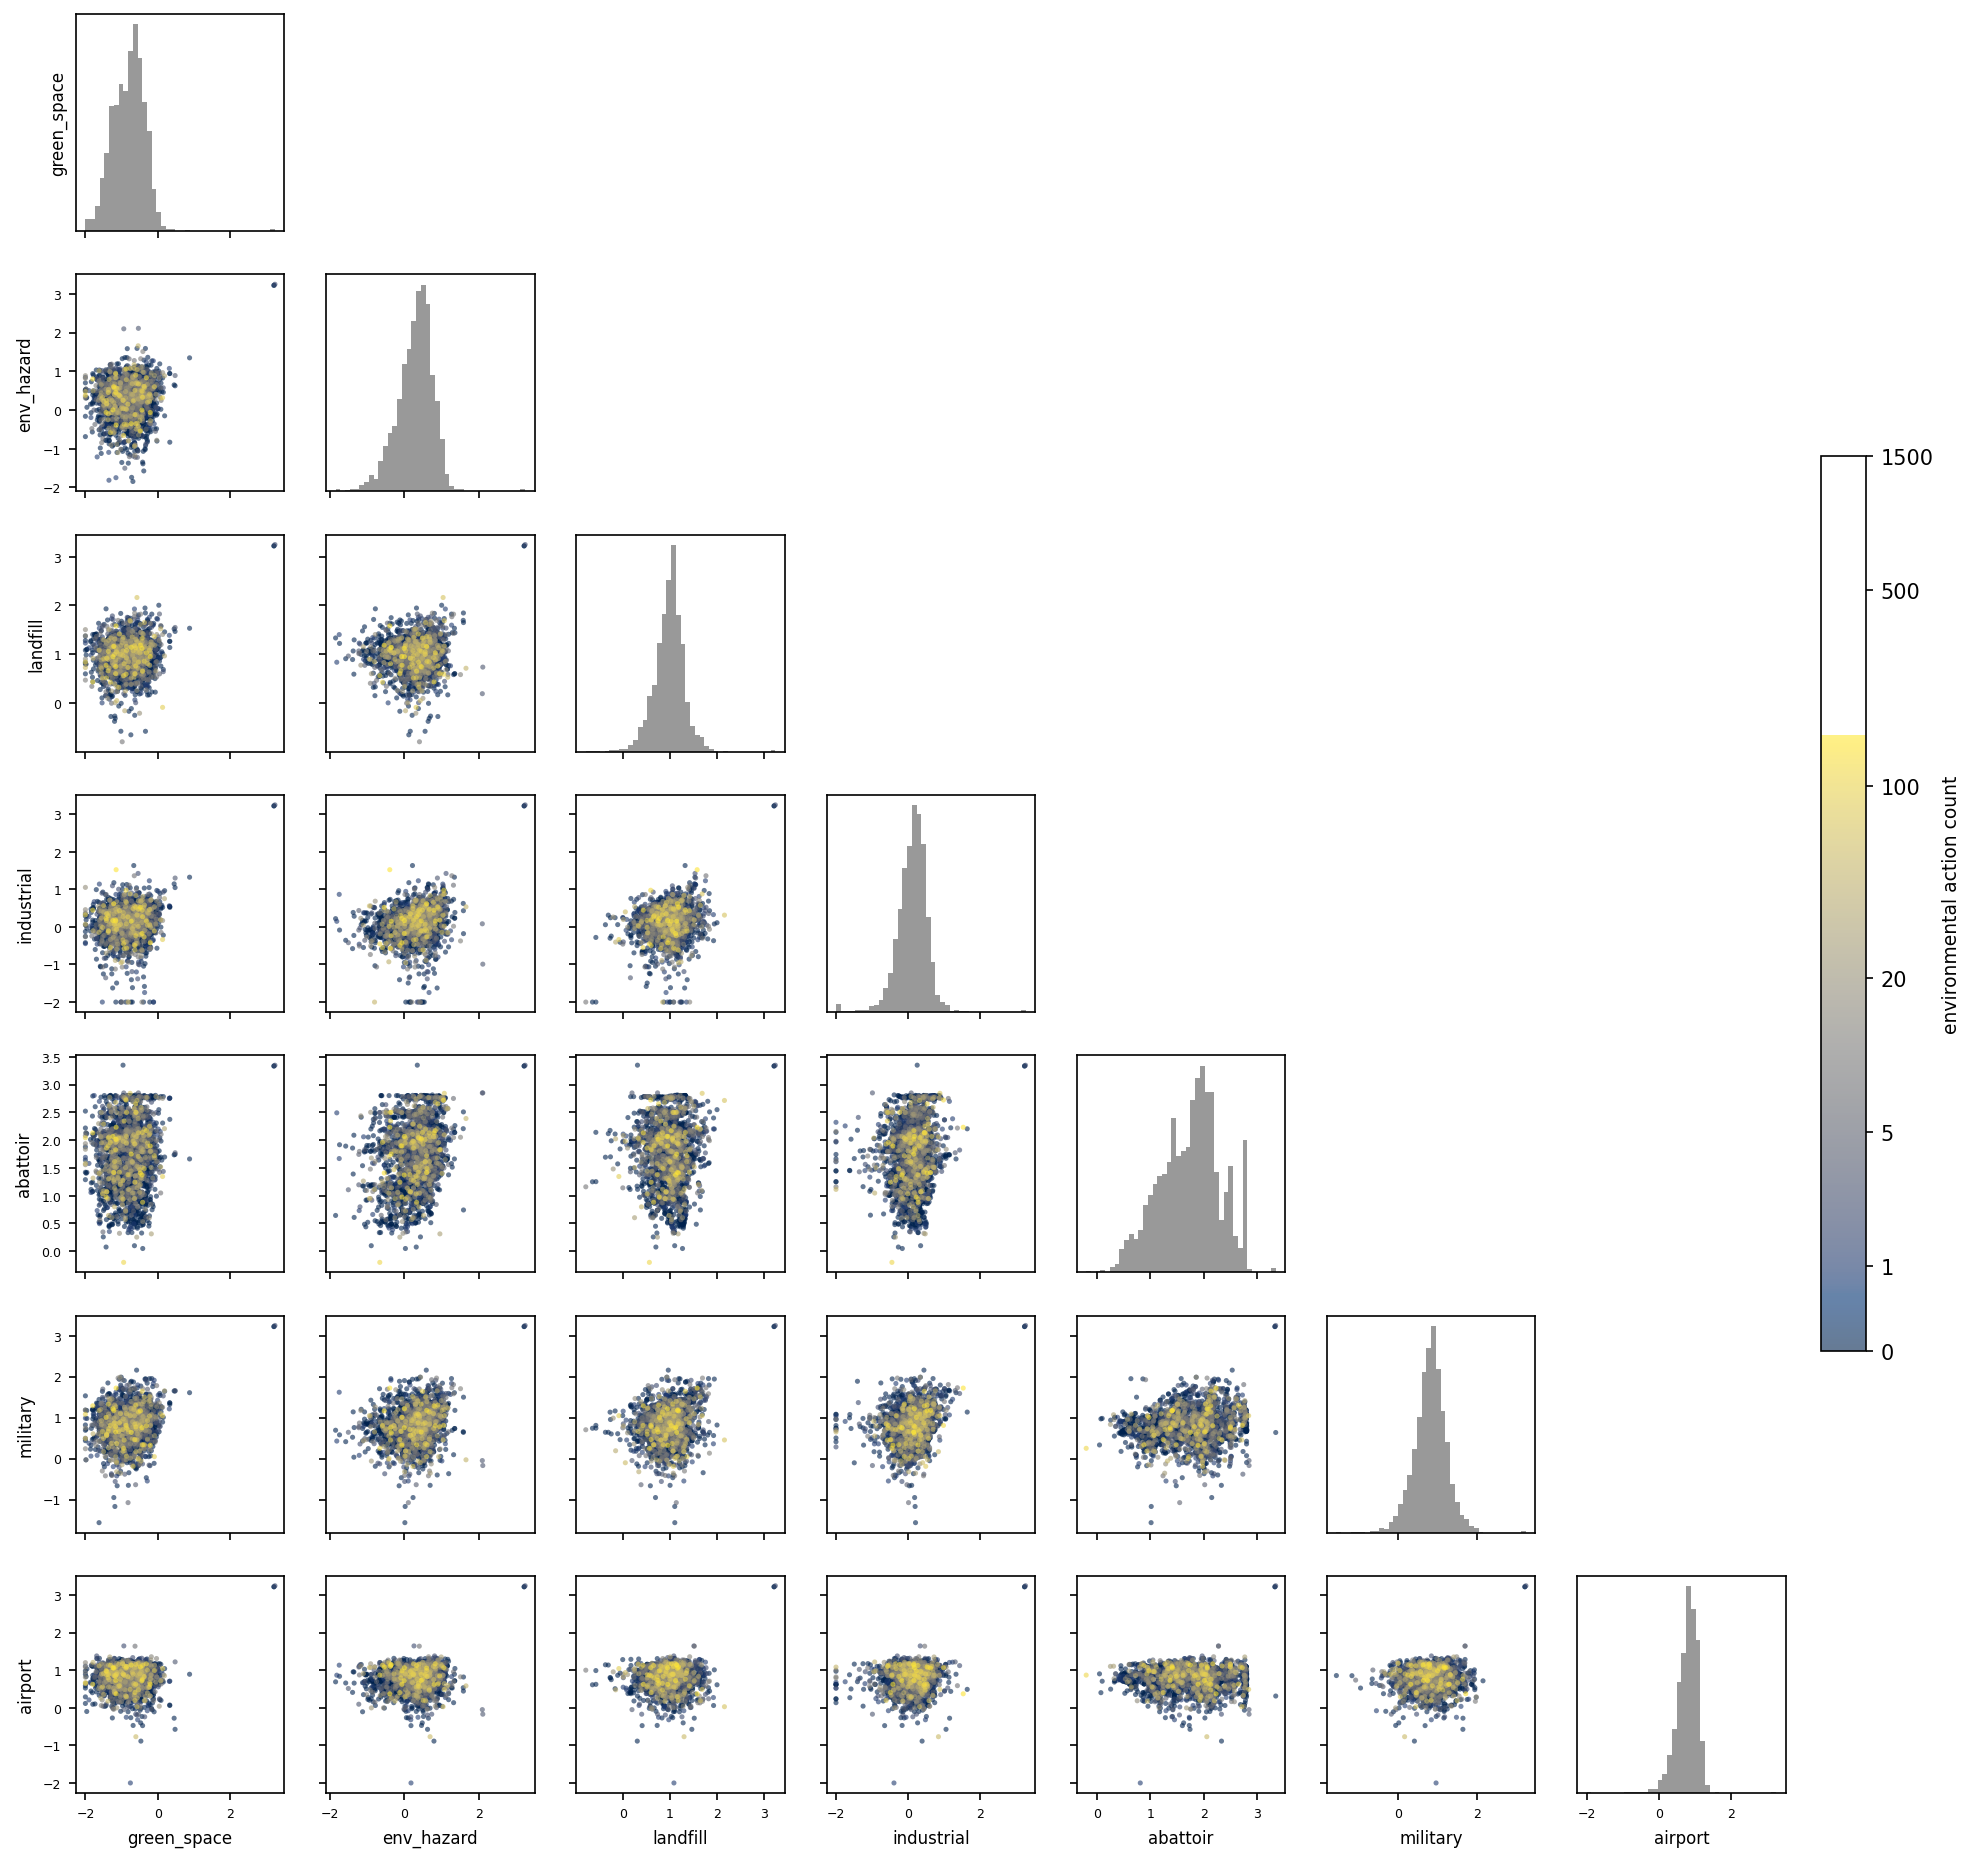

Write the Python code that produced this figure.
"""
Corner plot (lower-triangle scatter matrix) of the 7 OSM-distance variables,
with each synagogue's point coloured by its environmental action count on a
colour-blind-friendly gradient (cividis).

Both the action counts and the distances are heavily right-skewed, so:
  * points are coloured by log(1 + action count);
  * distance axes are plotted as log10(distance_km + 0.01).

Diagonal panels show the (log) distance distribution for each site type.

Input : action_vs_osm_distance.csv
Output: action_distance_cornerplot.png

FONT SIZES ARE INTENTIONALLY EXEMPT from recreate_common.AXIS_FONT_SIZE. This is
a 7x7 grid at figsize=(2.2*k, 2.2*k), so each panel is only ~2.2in wide and its
tick labels overlap at the shared 8pt. The literals below (labelsize=6,
fontsize=8/9) are deliberate; do not route them through the central constants.

Usage:
    python 11_analysis/action_distance_cornerplot.py
"""

from pathlib import Path

import matplotlib
matplotlib.use("Agg")
import matplotlib.pyplot as plt
import numpy as np
import pandas as pd

import argparse
import sys

HERE = Path(__file__).parent
sys.path.insert(0, str(HERE / "recreate_existing"))
import recreate_common as rc  # noqa: E402

OUT = HERE          # reassigned in main() from --source

SITE_TYPES = [
    "green_space", "env_hazard", "landfill",
    "industrial", "abattoir", "military", "airport",
]
CMAP = "cividis"  # perceptually uniform & colour-blind friendly


def main():
    ap = argparse.ArgumentParser(description=__doc__)
    rc.add_source_arg(ap)
    args = ap.parse_args()
    global OUT
    rc.set_source(args.source)
    OUT = rc.out_dir(HERE)
    df = pd.read_csv(OUT / "action_vs_osm_distance.csv")

    # log10(km + 0.01) for each distance; color by log(1 + actions)
    L = pd.DataFrame({
        t: np.log10(df[f"dist_{t}"] / 1000.0 + 0.01) for t in SITE_TYPES
    })
    color = np.log1p(df["n_actions"].values)

    # Plot lower-action points first so higher-action points sit on top.
    order = np.argsort(color)
    Lo = L.iloc[order].reset_index(drop=True)
    co = color[order]

    k = len(SITE_TYPES)
    fig, axes = plt.subplots(k, k, figsize=(2.2 * k, 2.2 * k))
    sc = None
    vmin, vmax = co.min(), co.max()

    for i in range(k):       # row  -> y variable
        for j in range(k):   # col  -> x variable
            ax = axes[i, j]
            if j > i:                       # upper triangle: hide
                ax.set_visible(False)
                continue
            if i == j:                      # diagonal: histogram
                ax.hist(L[SITE_TYPES[i]], bins=40, color="0.6", edgecolor="none")
                ax.set_yticks([])
            else:                           # lower triangle: scatter
                sc = ax.scatter(
                    Lo[SITE_TYPES[j]], Lo[SITE_TYPES[i]],
                    c=co, cmap=CMAP, vmin=vmin, vmax=vmax,
                    s=6, alpha=0.6, linewidths=0,
                )
            # axis labels only on the outer edge
            if i == k - 1:
                ax.set_xlabel(SITE_TYPES[j], fontsize=8)
            else:
                ax.set_xticklabels([])
            if j == 0 and i != 0:
                ax.set_ylabel(SITE_TYPES[i], fontsize=8)
            elif j == 0 and i == 0:
                ax.set_ylabel(SITE_TYPES[i], fontsize=8)
            else:
                ax.set_yticklabels([])
            ax.tick_params(labelsize=6)


    # Shared colorbar with action-count tick labels (mapped from log1p).
    cbar = fig.colorbar(sc, ax=axes, fraction=0.025, pad=0.02)
    ticks = [0, 1, 5, 20, 100, 500, 1500]
    cbar.set_ticks(np.log1p(ticks))
    cbar.set_ticklabels([str(t) for t in ticks])
    cbar.set_label("environmental action count", fontsize=9)

    out = OUT / "action_distance_cornerplot.png"
    fig.savefig(out, dpi=150, bbox_inches="tight")
    print(f"Wrote {out}")


if __name__ == "__main__":
    main()
